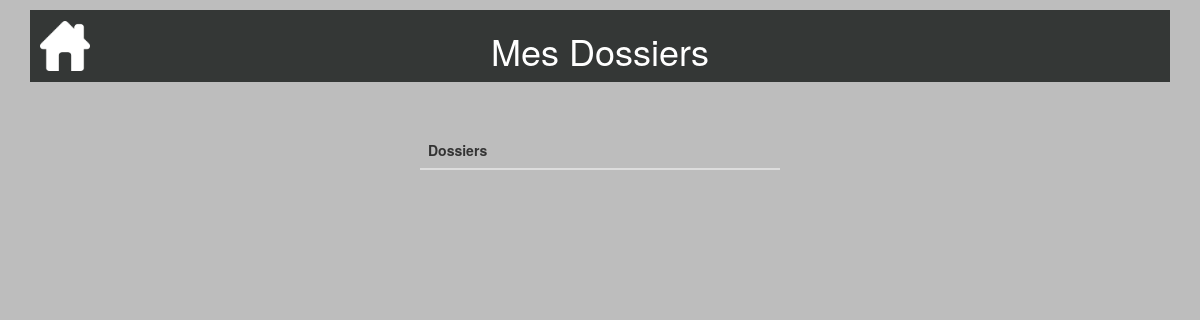
The page /consulterdossier/ (signed in) on the database as committed earlier.
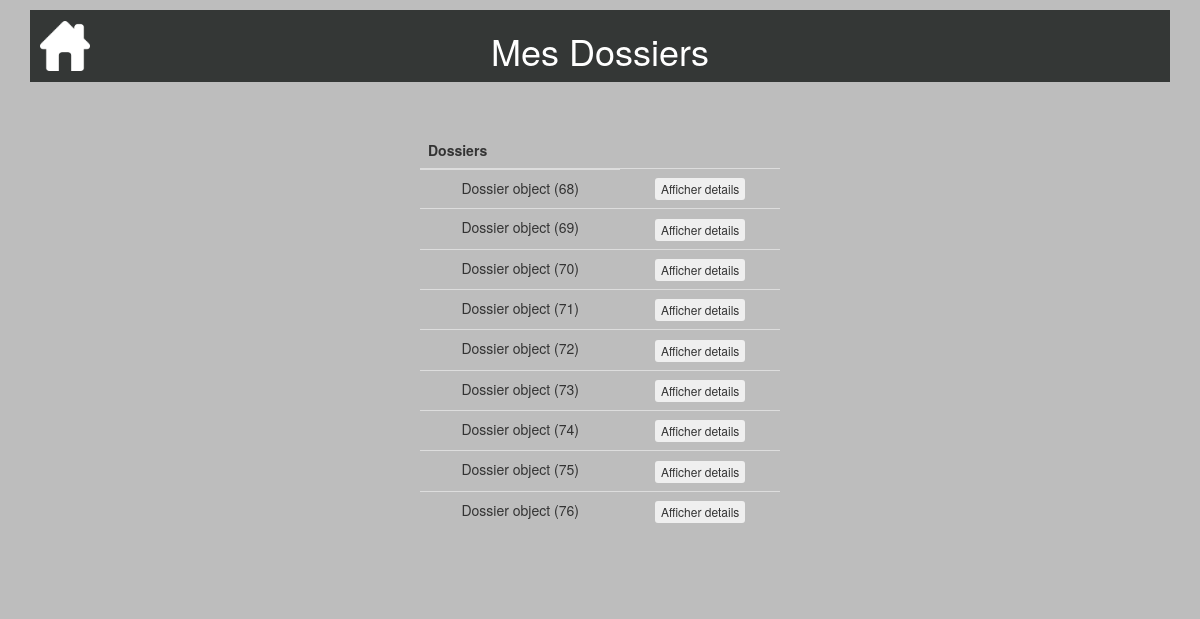
The same page on the database as committed later.
### calculdej/models.py (models this page shows, shortened)
class Dossier(models.Model):
    date = models.DateTimeField(default=timezone.now, blank=True, verbose_name="Date création")
    auteur = models.ForeignKey(settings.AUTH_USER_MODEL, on_delete=models.CASCADE)
    taille = models.DecimalField(default=0.0,max_digits=5, decimal_places=2)
    poids = models.DecimalField(default=0.0,max_digits=5, decimal_places=2)
    pathologie = models.CharField(default="",max_length=20)
    age = models.IntegerField(default=0)
    de = models.DecimalField(default=0.00,max_digits=5, decimal_places=2)
    sexe = models.CharField(default="",max_length=1)
    dernier = models.BooleanField(default=True)

### consulterdossier/views.py (the view, shortened to what this page needs)
# urls.py: url('consulterdossier/', include('consulterdossier.urls')),
@login_required
def consulterdossier(request):
    dossiers = Dossier.objects.filter(auteur=request.user)
    return render(request, 'consulterdossier/consulterdossier.html', locals())

### consulterdossier/templates/consulterdossier/consulterdossier.html (shortened to what this page needs)
{% extends "base.html" %}
{% block header %}<h1>Mes Dossiers</h1>{% endblock %}
{% block content %}
<table class="table">
  <thead>
       <tr>
           <th>Dossiers</th>
       </tr>
   </thead>
   <tbody>
       {% for d in dossiers %}
       <tr>
           <td>{{ d }} </td>
           <td>
             <form method="post">
                 <button onclick="details()" class="btn btn-xs" type="submit" name="btnaffdetails" value="{{d.id}}">Afficher details</button>
             </form>
          </td>
       </tr>
      {%endfor%}
    </tbody>
</table>
{% endblock %}

Rows that differ between the two databases and show on the page:
added Dossier: id "Dossier object (68)"
added Dossier: id "Dossier object (69)"
added Dossier: id "Dossier object (70)"
added Dossier: id "Dossier object (71)"
added Dossier: id "Dossier object (72)"
added Dossier: id "Dossier object (73)"
added Dossier: id "Dossier object (74)"
added Dossier: id "Dossier object (75)"
added Dossier: id "Dossier object (76)"
